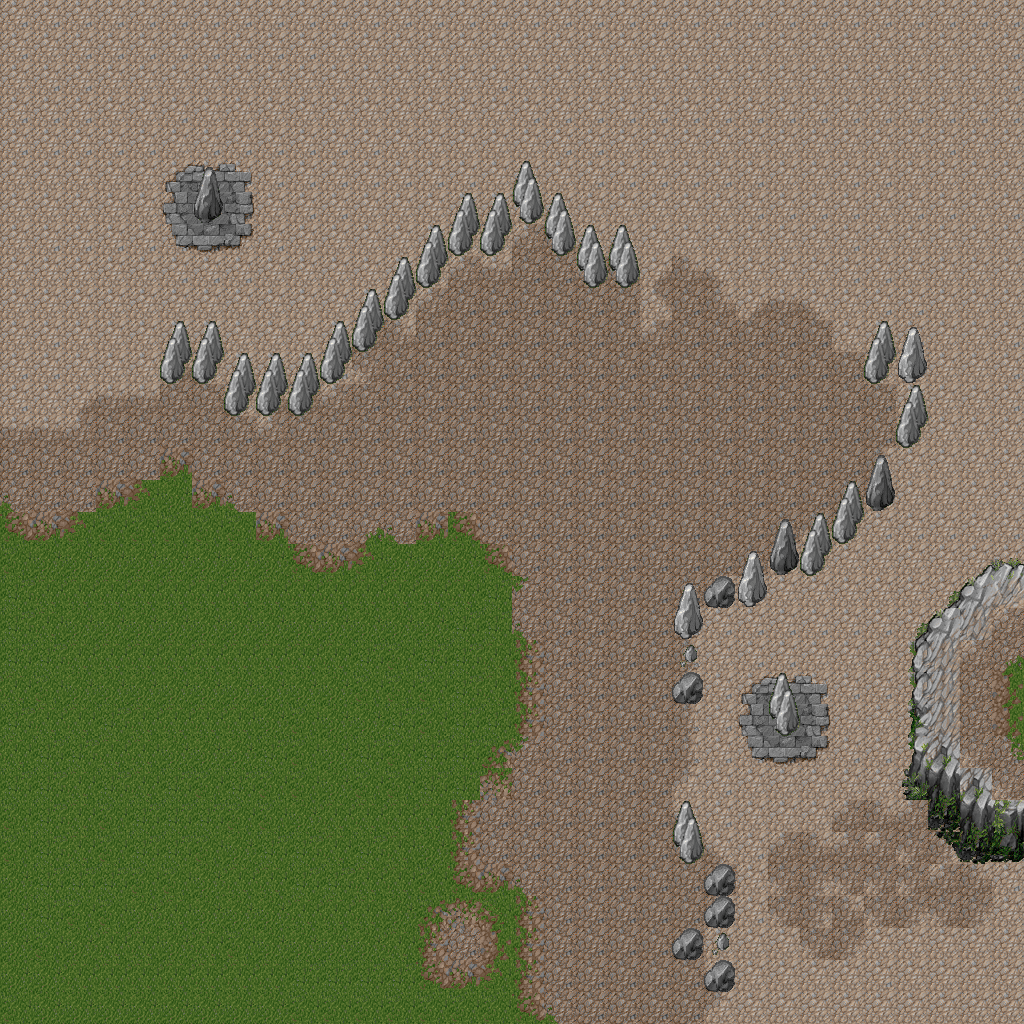

This is a level from a 2D game, rendered from its Tiled map with the project's own tilesets. A one-line summary and the map file follow, with tile-layer data summarised:
An orthogonal 32x32 tile map with 32x32 px tiles, 3 tile layers (ground, spriteLayer, rocks) and 17 objects.

<map version="1.2" tiledversion="1.2.4" orientation="orthogonal" renderorder="right-down" width="32" height="32" tilewidth="32" tileheight="32" infinite="0" nextlayerid="14" nextobjectid="65">
 <tileset firstgid="1" source="tileset.tsx" />
 <layer id="1" name="ground" width="32" height="32">
  <data>[1024 cells, 1024 non-empty, 40 distinct tile ids]</data>
 </layer>
 <layer id="7" name="spriteLayer" width="32" height="32">
  <data>[1024 cells, 0 non-empty, 0 distinct tile ids]</data>
 </layer>
 <layer id="8" name="rocks" width="32" height="32">
  <data>[1024 cells, 98 non-empty, 34 distinct tile ids]</data>
 </layer>
 <objectgroup id="9" name="Object Layer">
  <object id="23" x="223" y="213">
   <polygon points="0,0 -5,-21 -25,-16 -30,-4 -16,9" />
  </object>
  <object id="31" x="220" y="375">
   <polygon points="0,1 -5,-21 -25,-16 -32,0 -16,9" />
  </object>
  <object id="40" x="513" y="243">
   <polygon points="-6,-4 -4.33333,-25.4 -26.6667,-17.0667 -32,-4.26667 -17.0667,9.6" />
  </object>
  <object id="41" x="546" y="212">
   <polygon points="-6,-4 -13.3333,-14.4 -26.6667,-17.0667 -32,-4.26667 -17.0667,9.6" />
  </object>
  <object id="45" x="571" y="237.5">
   <polygon points="1.125,3.625 -6.33333,-8.9 -20.6667,-17.4 -26,-3.6 -11.8667,16.1" />
  </object>
  <object id="46" x="612" y="272">
   <polygon points="-6,-4 -13.3333,-15.4 -27.6667,-21.0667 -33,-3.26667 -17.0667,15.6" />
  </object>
  <object id="47" x="646" y="271">
   <polygon points="-5,6 -11.3333,-17.4 -30.6667,-16.0667 -32,-4.26667 -20.0667,16.6" />
  </object>
  <object id="48" x="187" y="369.2">
   <polygon points="3,-9 -4.5,-23.2 -22.5,-13.8667 -27,-3.46667 -14.4,8.8" />
  </object>
  <object id="50" x="895" y="498">
   <polygon points="0,0 -84,78 -91,54 -5,-17" />
  </object>
  <object id="52" x="867" y="379">
   <polygon points="-2,1 56,1 57,-25 5,-31" />
  </object>
  <object id="53" x="907" y="407">
   <polygon points="16,-8 25,14 4,43 -11,33" />
  </object>
  <object id="54" x="792" y="546">
   <polygon points="0,0 -52,36 -43,64 -1,22 0,7" />
  </object>
  <object id="55" x="729" y="603">
   <polygon points="0,0 -5,-27 -54,12 -47,38" />
  </object>
  <object id="56" x="793" y="705">
   <polygon points="0,0 -22,-10 -17,26 0,26" />
  </object>
  <object id="57" x="689" y="674">
   <polygon points="0,0 -22,16 -9,32 15,23" />
  </object>
  <object id="59" x="303" y="414">
   <polygon points="0,0 -80,-3 -66,-40 10,-37" />
  </object>
  <object id="60" x="471" y="217">
   <polygon points="0,0 -150,147 -140,171 7,26" />
  </object>
 </objectgroup>
</map>
